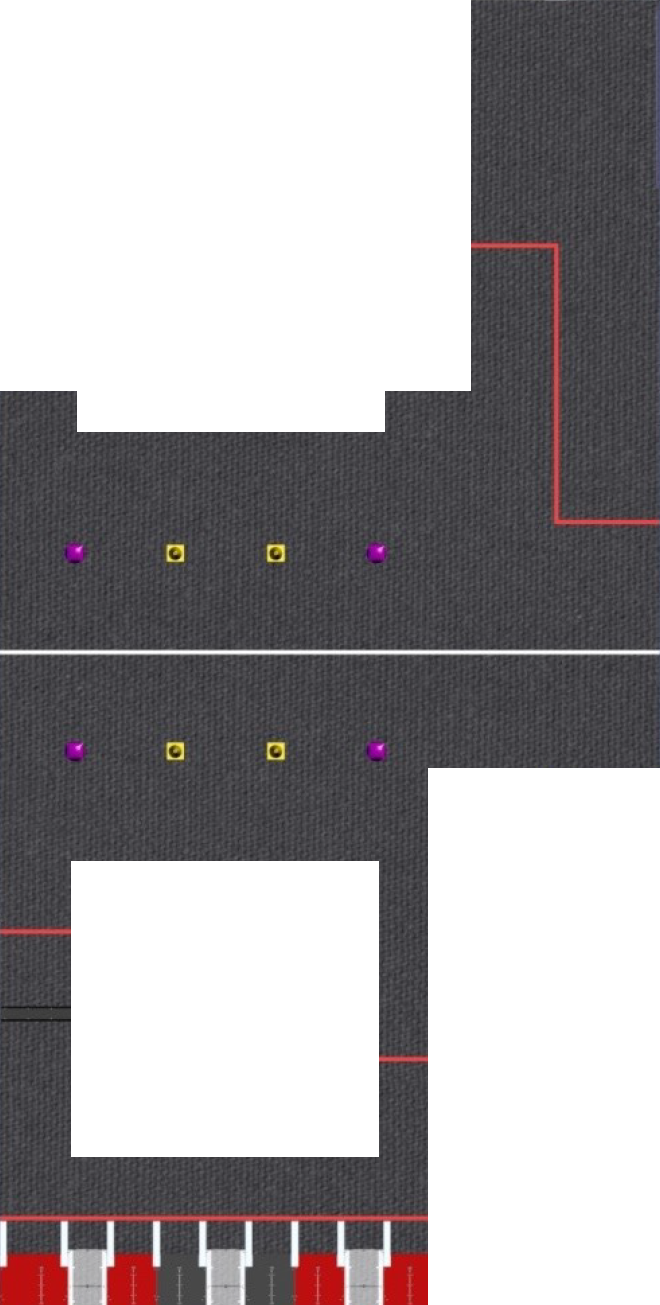
#> input picture epic_gaiming.png, 660 x 1305 px, found by its file name
$ python boundarygenerator.py
#> lines starting #> are read from the running program, lines starting #| are printed output that depends on the picture; after the words box and inside, x2 and y2 are one past the last pixel; in counts of white or black regions, pixels touching at a corner belong together
### util.py
import math

import PIL.ImageFile
import numpy as np

from constants import FIELD_WIDTH_IMG, FIELD_WIDTH_REAL_M


# apply zoom to coordinate
def zoom_coordinate(x, y, zoom_x, zoom_y, factor):
    return x + (x - zoom_x) * (factor - 1), y + (y - zoom_y) * (factor - 1)


# apply reverse zoom
def reverse_zoom(x, y, zoom_x, zoom_y, factor):
    return (x + (factor - 1) * zoom_x) / factor, (y + (factor - 1) * zoom_y) / factor


# gets the coordinates from trajectory states
def get_coords(state):
    return meters_to_pixels(state.pose.X()), meters_to_pixels(state.pose.Y())


# pixel to meter conversion
def pixels_to_meters(pixels):
    return pixels * FIELD_WIDTH_REAL_M / FIELD_WIDTH_IMG


# meter to pixel conversion
def meters_to_pixels(meters):
    return meters * FIELD_WIDTH_IMG / FIELD_WIDTH_REAL_M


# normalize angle to [0, 360], while allowing a small delta to equal 0.
# [7 lines left out: function normalize_angle, not called in this run]


# distance formula calculation
def distance(x1, y1, x2, y2):
    return math.sqrt(math.pow((x1 - x2), 2) + math.pow((y1 - y2), 2))


# fix file name
# [4 lines left out: function fix_npy_file_name, not called in this run]


def image_path(name: str) -> str:
    return "imgs/" + name + ("" if name.endswith(".png") else ".png")


def npy_path(name: str) -> str:
    return "trajectories/real/" + name + ("" if name.endswith(".npy") else ".npy")


def average(sequence) -> float:
    return sum(sequence) / len(sequence)


# flatten image to be used as Texture
# [4 lines left out: function flat_img, not called in this run]


def rotate(v, cos, sin) -> np.ndarray:
    return np.array((v[0] * cos - v[1] * sin, v[0] * sin + v[1] * cos))


# [30 lines left out: function angle_between_points, not called in this run]

### boundarygenerator.py
from PIL import Image
import numpy as np
from util import image_path, npy_path

img = np.array(Image.open(image_path("epic_gaiming")))
#> img is the input picture: shape (1305, 660, 4); mean R, G, B, A 40.3, 36.8, 38.9, 132.9

# one means it's legal to go through, 0 means not legal
new1 = np.ones((len(img), len(img[0])), dtype=bool)
#> new1: shape (1305, 660) bool; every value is 1
new2 = np.ones((len(img[0]), len(img)), dtype=bool)
#> new2: shape (660, 1305) bool; every value is 1

bounds = []
boundsRot = []

DRIVETRAINPIXELADD = 55


# iterate through each pixel of numpy image "yay", and if the pixel is transparent, then set the corresponding index in the numpy array "new" to 0. Otherwise, set it to 1.
def yayChecker(yay, new):
    for i in range(len(yay)):
        prevTrueIdx = -1
        for j in range(len(yay[0])):
            if yay[i][j][3] == 0:
                if prevTrueIdx == -1:
                    prevTrueIdx = j
                new[i][j] = 0
            else:
                if prevTrueIdx != -1:
                    bounds.append((i, prevTrueIdx, j))
                    prevTrueIdx = -1
                new[i][j] = 1
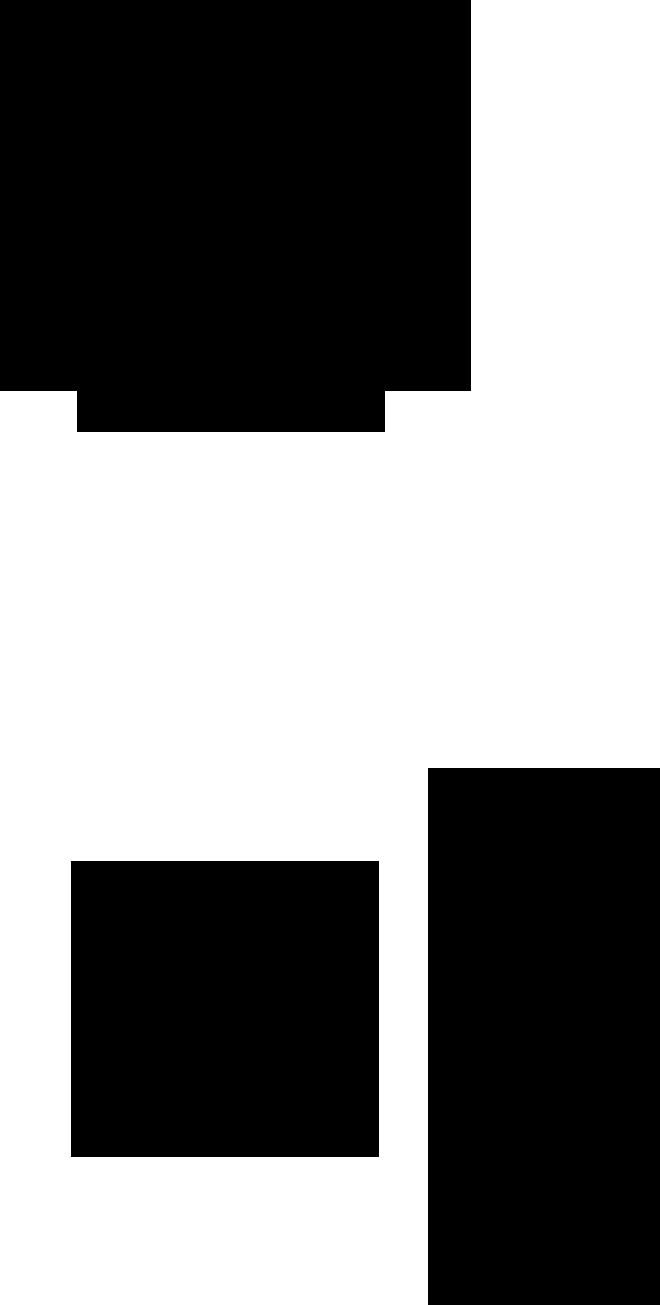
#> new: shape (1305, 660) bool; 52.1% white; 3 black regions, box (x1, y1, x2, y2) and area: (0, 0, 471, 432) 196789, (428, 768, 660, 1305) 124584, (71, 861, 379, 1157) 91168
#> after the loop, bounds = 728 items, first 6: (0, 0, 471), (1, 0, 471), (2, 0, 471), (3, 0, 471), (4, 0, 471), (5, 0, 471)


yayChecker(img, new1)
rotated = np.rot90(img)
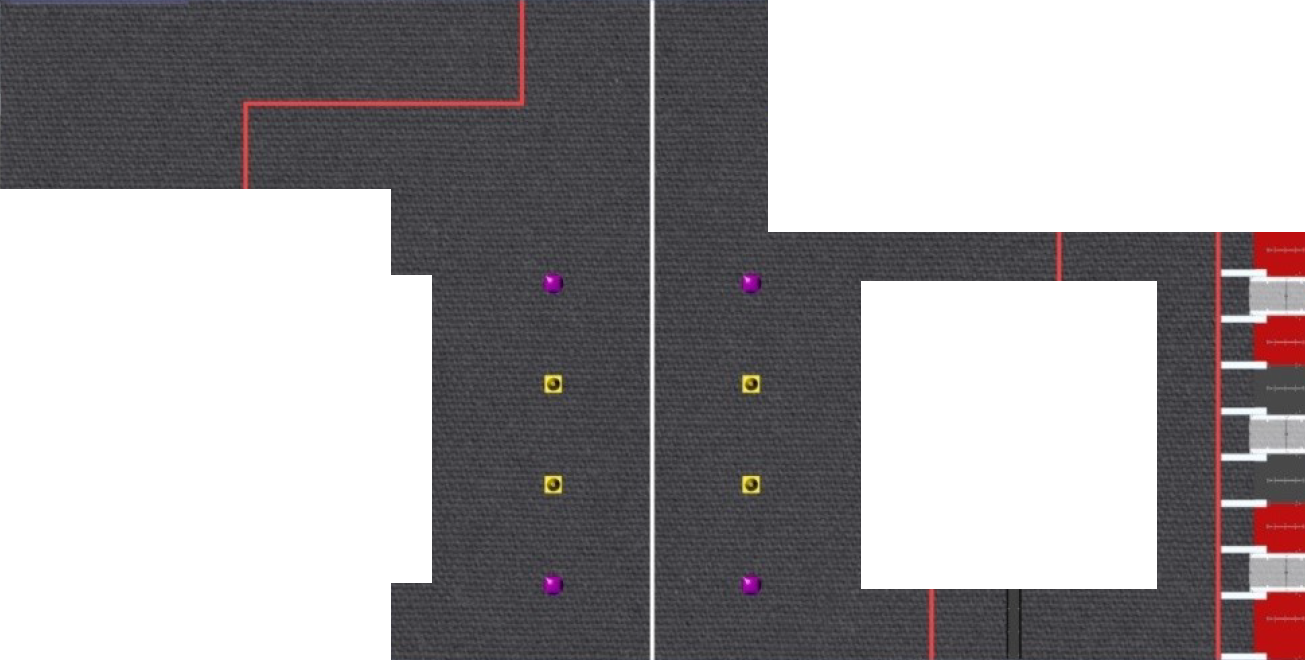
#> rotated: shape (660, 1305, 4); mean R, G, B, A 40.3, 36.8, 38.9, 132.9; transparent parts drawn white
yayChecker(rotated, new2)
#> after the loop in yayChecker (call 2), `for i in range(len(yay)):`:
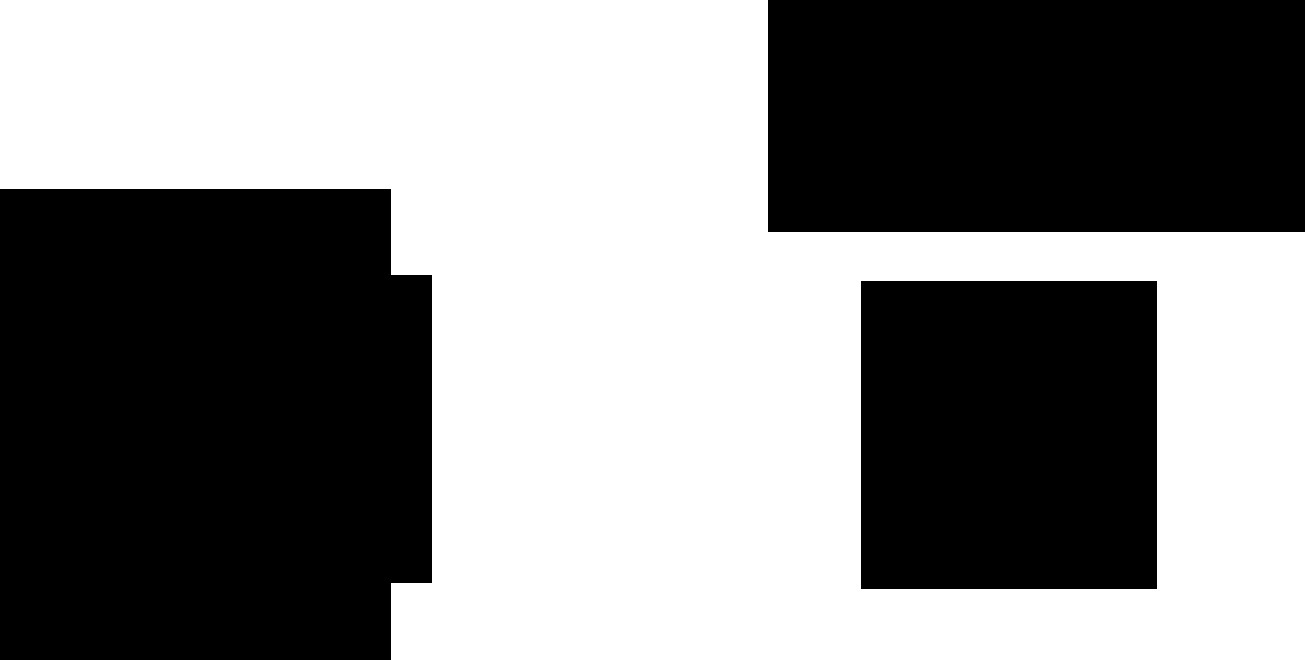
#> new: shape (660, 1305) bool; 52.1% white; 3 black regions, box (x1, y1, x2, y2) and area: (0, 189, 432, 660) 196789, (768, 0, 1305, 232) 124584, (861, 281, 1157, 589) 91168
#> after the loop in yayChecker (call 2), `for i in range(len(yay)):`: bounds = 1507 items, first 6: (0, 0, 471), (1, 0, 471), (2, 0, 471), (3, 0, 471), (4, 0, 471), (5, 0, 471)


# given the index bounds of areas that should be set to 0, set the indices within DRIVETRAINPIXELADD before the start index to 0, and the indices after the start index by DRIVETRAINPIXELADD to 0 as well.
def setThingsToZero(bounds, new):
    for i in bounds:
        for j in range(i[1] - DRIVETRAINPIXELADD, i[1]):
            new[i[0]][j] = 0
        for j in range(i[2], i[2] + DRIVETRAINPIXELADD):
            new[i[0]][j] = 0


newNew2 = np.rot90(new2, k=3)
newImg = np.logical_or(new1, newNew2)

# set all True values in the array to 1, all False to 0.
# newImg = new1.astype(int)

"""
for i in newImg:
    temp = ""
    for j in i:
        temp += str(int(j))
    print(temp)
"""
# img = Image.fromarray(new2)
# img.save("dady.png")


with open(npy_path("boundariesBalls"), 'wb') as f:
    np.save(f, newImg)
